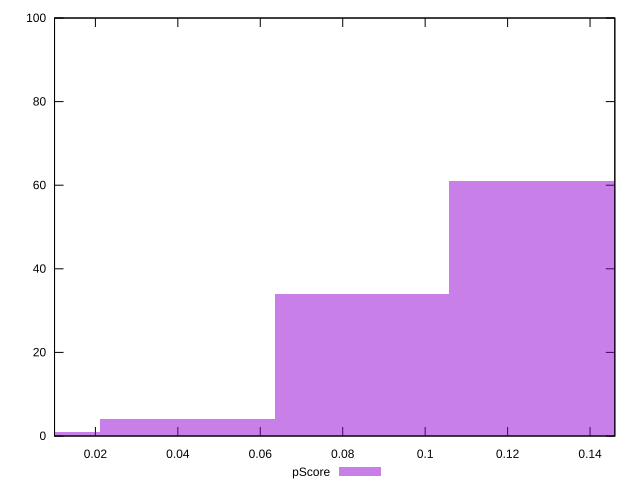

The gnuplot source for this figure:
reset

$pScore <<EOF
0.12702659091419072 61
0.08468439394279381 34
0 1
0.042342196971396906 4
EOF

set key outside below
set boxwidth 0.042342196971396906
set xrange [0.010086190660685723:0.1460103089203595]
set yrange [0:100]
set trange [0:100]
set style fill transparent solid 0.5 noborder
set terminal svg size 640, 490 enhanced background rgb 'white'
set output "reprap/max-potential-fid/samples/pages+cached+noexternal/pScore/histogram.svg"

plot $pScore title "pScore" with boxes

reset
